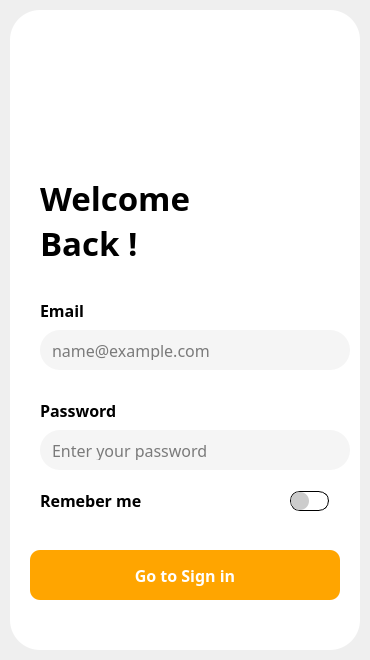
<?xml version="1.0" encoding="UTF-8"?>
<ui version="4.0">
 <class>MainWindow</class>
 <widget class="QMainWindow" name="MainWindow">
  <property name="geometry">
   <rect>
    <x>0</x>
    <y>0</y>
    <width>370</width>
    <height>660</height>
   </rect>
  </property>
  <property name="windowTitle">
   <string>MainWindow</string>
  </property>
  <widget class="QWidget" name="centralwidget">
   <widget class="QLabel" name="label">
    <property name="geometry">
     <rect>
      <x>10</x>
      <y>10</y>
      <width>350</width>
      <height>640</height>
     </rect>
    </property>
    <property name="styleSheet">
     <string notr="true">background-color: rgb(255, 255, 255);
border-radius: 30px;</string>
    </property>
    <property name="text">
     <string/>
    </property>
   </widget>
   <widget class="QLabel" name="label_2">
    <property name="geometry">
     <rect>
      <x>40</x>
      <y>170</y>
      <width>190</width>
      <height>100</height>
     </rect>
    </property>
    <property name="font">
     <font>
      <family>Segoe Print</family>
      <pointsize>25</pointsize>
      <bold>true</bold>
     </font>
    </property>
    <property name="text">
     <string>Welcome Back !</string>
    </property>
    <property name="alignment">
     <set>Qt::AlignLeading|Qt::AlignLeft|Qt::AlignVCenter</set>
    </property>
    <property name="wordWrap">
     <bool>true</bool>
    </property>
   </widget>
   <widget class="QPushButton" name="pushButton_3">
    <property name="geometry">
     <rect>
      <x>270</x>
      <y>3</y>
      <width>81</width>
      <height>61</height>
     </rect>
    </property>
    <property name="styleSheet">
     <string notr="true">background-color: transparent;
border: none;</string>
    </property>
    <property name="text">
     <string/>
    </property>
    <property name="icon">
     <iconset>
      <normaloff>../resources/images/icon/exit.png</normaloff>../resources/images/icon/exit.png</iconset>
    </property>
    <property name="iconSize">
     <size>
      <width>81</width>
      <height>61</height>
     </size>
    </property>
   </widget>
   <widget class="QPushButton" name="pushButton_4">
    <property name="geometry">
     <rect>
      <x>40</x>
      <y>100</y>
      <width>32</width>
      <height>32</height>
     </rect>
    </property>
    <property name="styleSheet">
     <string notr="true">background-color: transparent;
border: none;</string>
    </property>
    <property name="text">
     <string/>
    </property>
    <property name="icon">
     <iconset>
      <normaloff>../resources/images/icon/arrow_back.png</normaloff>../resources/images/icon/arrow_back.png</iconset>
    </property>
    <property name="iconSize">
     <size>
      <width>32</width>
      <height>32</height>
     </size>
    </property>
   </widget>
   <widget class="QLabel" name="label_3">
    <property name="geometry">
     <rect>
      <x>40</x>
      <y>300</y>
      <width>310</width>
      <height>20</height>
     </rect>
    </property>
    <property name="font">
     <font>
      <family>Segoe UI Variable Display</family>
      <pointsize>12</pointsize>
      <bold>true</bold>
     </font>
    </property>
    <property name="text">
     <string>Email</string>
    </property>
   </widget>
   <widget class="QLineEdit" name="lineEdit">
    <property name="geometry">
     <rect>
      <x>40</x>
      <y>330</y>
      <width>310</width>
      <height>40</height>
     </rect>
    </property>
    <property name="font">
     <font>
      <family>Segoe UI Variable Display</family>
      <pointsize>12</pointsize>
     </font>
    </property>
    <property name="styleSheet">
     <string notr="true">border-radius: 20px;
background-color: #F5F5F5;
padding: 10px;</string>
    </property>
    <property name="alignment">
     <set>Qt::AlignLeading|Qt::AlignLeft|Qt::AlignVCenter</set>
    </property>
    <property name="placeholderText">
     <string>name@example.com</string>
    </property>
   </widget>
   <widget class="QLabel" name="label_4">
    <property name="geometry">
     <rect>
      <x>40</x>
      <y>400</y>
      <width>310</width>
      <height>20</height>
     </rect>
    </property>
    <property name="font">
     <font>
      <family>Segoe UI Variable Display</family>
      <pointsize>12</pointsize>
      <bold>true</bold>
     </font>
    </property>
    <property name="text">
     <string>Password</string>
    </property>
   </widget>
   <widget class="QLineEdit" name="lineEdit_2">
    <property name="geometry">
     <rect>
      <x>40</x>
      <y>430</y>
      <width>310</width>
      <height>40</height>
     </rect>
    </property>
    <property name="font">
     <font>
      <family>Segoe UI Variable Display</family>
      <pointsize>12</pointsize>
     </font>
    </property>
    <property name="styleSheet">
     <string notr="true">border-radius: 20px;
background-color: #F5F5F5;
padding: 10px;</string>
    </property>
    <property name="echoMode">
     <enum>QLineEdit::Password</enum>
    </property>
    <property name="placeholderText">
     <string>Enter your password</string>
    </property>
   </widget>
   <widget class="QPushButton" name="pushButton">
    <property name="geometry">
     <rect>
      <x>30</x>
      <y>550</y>
      <width>310</width>
      <height>50</height>
     </rect>
    </property>
    <property name="font">
     <font>
      <family>Segoe UI Variable Display</family>
      <pointsize>12</pointsize>
      <bold>true</bold>
     </font>
    </property>
    <property name="styleSheet">
     <string notr="true">QPushButton {
	background-color: #FFA500;
	border-radius: 10px;
	color: white;
}
QPushButton:hover {
	background-color: #FF8C00;
}</string>
    </property>
    <property name="text">
     <string>Go to Sign in</string>
    </property>
   </widget>
   <widget class="QLabel" name="label_5">
    <property name="geometry">
     <rect>
      <x>40</x>
      <y>490</y>
      <width>160</width>
      <height>20</height>
     </rect>
    </property>
    <property name="font">
     <font>
      <family>Segoe UI Variable Display</family>
      <pointsize>12</pointsize>
      <bold>true</bold>
     </font>
    </property>
    <property name="text">
     <string>Remeber me</string>
    </property>
   </widget>
   <widget class="QCheckBox" name="checkBox">
    <property name="geometry">
     <rect>
      <x>290</x>
      <y>490</y>
      <width>51</width>
      <height>21</height>
     </rect>
    </property>
    <property name="styleSheet">
     <string notr="true">QCheckBox::indicator {
	width: 0px;
	height: 0px;
	border-radius: 10px;
	background-color: #ccc;
	position: relative;
}

QCheckBox::indicator:checked {
	width: 18px;
	height: 18px;
	border-radius: 9px;
    background-color: #4CAF50;
	position: absolute;
	left: 20px;
	top: 1px;
}

QCheckBox::indicator:unchecked {
	width: 18px;
	height: 18px;
	border-radius: 9px;
	background-color: #ccc;
	position: absolute;
	left: 1px;
	top: 1px;
}</string>
    </property>
    <property name="text">
     <string/>
    </property>
   </widget>
   <widget class="QLabel" name="label_6">
    <property name="geometry">
     <rect>
      <x>290</x>
      <y>491</y>
      <width>39</width>
      <height>20</height>
     </rect>
    </property>
    <property name="styleSheet">
     <string notr="true">border: 1px solid black;
border-radius: 10px;</string>
    </property>
    <property name="text">
     <string/>
    </property>
   </widget>
   <zorder>label</zorder>
   <zorder>label_2</zorder>
   <zorder>pushButton_3</zorder>
   <zorder>pushButton_4</zorder>
   <zorder>label_3</zorder>
   <zorder>lineEdit</zorder>
   <zorder>label_4</zorder>
   <zorder>lineEdit_2</zorder>
   <zorder>pushButton</zorder>
   <zorder>label_5</zorder>
   <zorder>label_6</zorder>
   <zorder>checkBox</zorder>
  </widget>
 </widget>
 <resources/>
 <connections/>
</ui>
